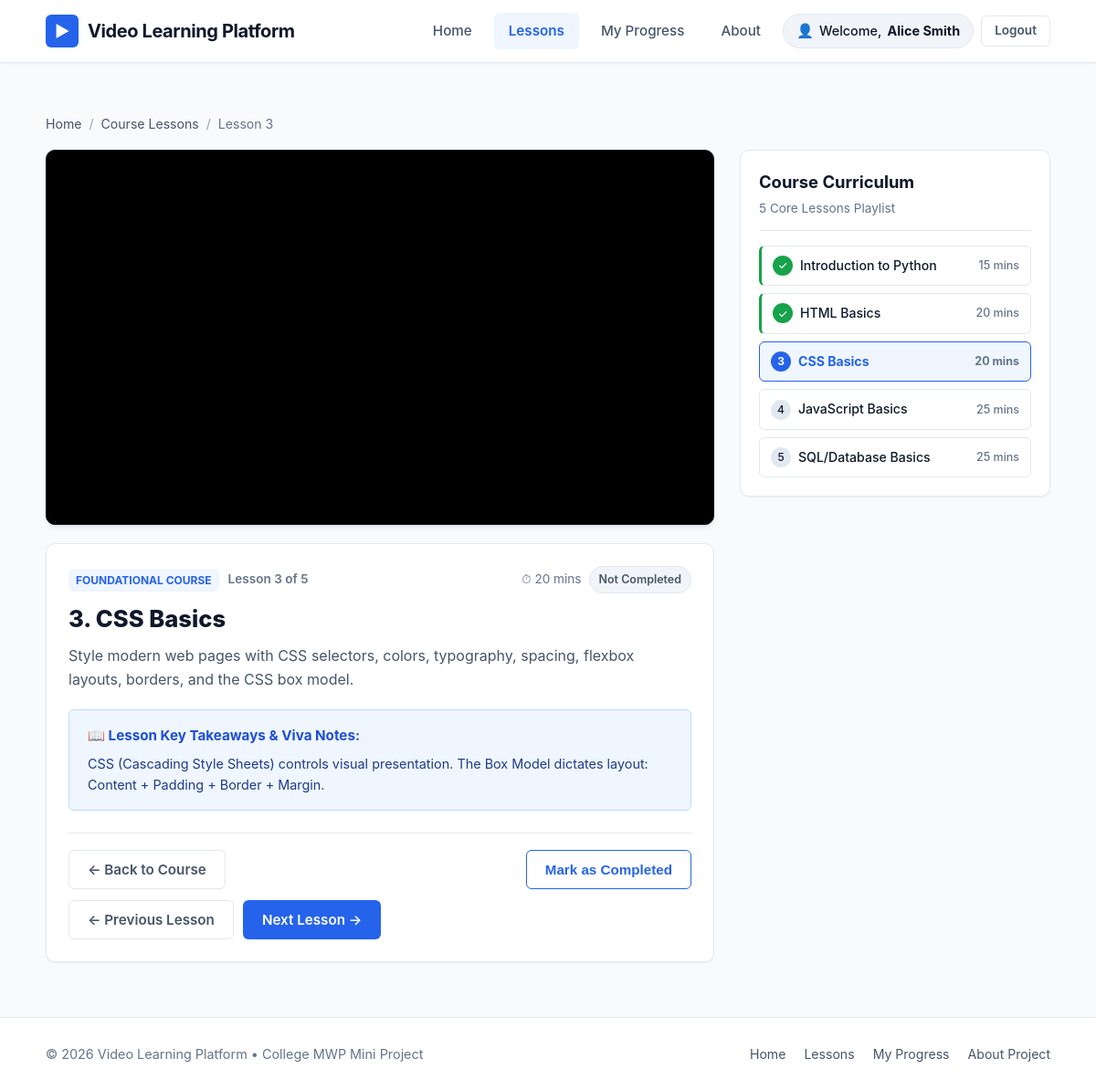
The page /lesson/3 (signed in) on the database its author committed.
### tables this page shows
CREATE TABLE lessons (
            id INTEGER PRIMARY KEY AUTOINCREMENT,
            lesson_number INTEGER UNIQUE NOT NULL,
            title TEXT NOT NULL,
            description TEXT NOT NULL,
            video_id TEXT NOT NULL,
            embed_url TEXT NOT NULL,
            duration TEXT NOT NULL,
            summary_notes TEXT
        );

CREATE TABLE progress (
            id INTEGER PRIMARY KEY AUTOINCREMENT,
            student_id INTEGER NOT NULL,
            lesson_id INTEGER NOT NULL,
            is_completed INTEGER DEFAULT 1,
            completed_at TIMESTAMP DEFAULT CURRENT_TIMESTAMP,
            UNIQUE(student_id, lesson_id),
            FOREIGN KEY (student_id) REFERENCES students (id) ON DELETE CASCADE,
            FOREIGN KEY (lesson_id) REFERENCES lessons (id) ON DELETE CASCADE
        );

### app.py (the view)
@app.route("/lesson/<int:lesson_number>")
@login_required
def lesson_view(lesson_number):
    student_id = session["student_id"]
    lesson = database.get_lesson_by_number(lesson_number, student_id=student_id)
    if not lesson:
        return render_template(
            "404.html",
            error_title="Lesson Not Found",
            error_message=f"Lesson #{lesson_number} does not exist. The platform contains exactly 5 lessons (Lessons 1 to 5)."
        ), 404
    all_lessons = database.get_all_lessons(student_id=student_id)
    return render_template(
        "lesson.html",
        lesson=lesson,
        all_lessons=all_lessons
    )

### app.py (called while the page is built)
def login_required(f):
    @wraps(f)
    def decorated_function(*args, **kwargs):
        if "student_id" not in session:
            flash("Please log in to access this page.", "warning")
            return redirect(url_for("login", next=request.path))
        return f(*args, **kwargs)
    return decorated_function

@app.context_processor
def inject_user():
    return {
        "is_logged_in": "student_id" in session,
        "student_id": session.get("student_id"),
        "student_name": session.get("student_name"),
        "student_email": session.get("student_email")
    }

### database.py (called while the page is built, shortened)
def get_db_connection() -> sqlite3.Connection:
    conn = sqlite3.connect(DB_FILE)
    conn.row_factory = sqlite3.Row
    conn.execute("PRAGMA foreign_keys = ON")
    return conn

def get_all_lessons(student_id: Optional[int] = None) -> List[Dict[str, Any]]:
    conn = get_db_connection()
    cursor = conn.cursor()
    if student_id:
        query = """
            SELECT
                l.id,
                l.lesson_number,
                l.title,
                l.description,
                l.video_id,
                l.embed_url,
                l.duration,
                l.summary_notes,
                COALESCE(p.is_completed, 0) AS is_completed,
                p.completed_at
            FROM lessons l
            LEFT JOIN progress p ON l.id = p.lesson_id AND p.student_id = ?
            ORDER BY l.lesson_number ASC
        """
        rows = cursor.execute(query, (student_id,)).fetchall()
    conn.close()
    return [dict(row) for row in rows]

### templates/lesson.html (shortened to what this page needs)
{% extends "base.html" %}
{% block content %}
<div class="container">
  <nav class="breadcrumb" aria-label="Breadcrumb">
    <a href="{{ url_for('index') }}">Home</a>
    <span class="breadcrumb-separator">/</span>
    <a href="{{ url_for('lessons') }}">Course Lessons</a>
    <span class="breadcrumb-separator">/</span>
    <span>Lesson {{ lesson.lesson_number }}</span>
  </nav>
  <div class="lesson-page-grid">
    <div class="video-section">
      <div class="video-player-container">
        <iframe
          id="mainLessonIframe"
          src="{{ lesson.embed_url }}"
          title="{{ lesson.title }}"
          allow="accelerometer; autoplay; clipboard-write; encrypted-media; gyroscope; picture-in-picture; web-share"
          allowfullscreen>
        </iframe>
      </div>
      <div class="video-meta-card">
        <div class="lesson-top-bar">
          <div style="display: flex; align-items: center; gap: 10px;">
            <span class="course-category-tag" style="margin: 0;">Foundational Course</span>
            <span style="font-size: 0.85rem; color: var(--text-muted); font-weight: 600;">
              Lesson {{ lesson.lesson_number }} of {{ all_lessons|length }}
            </span>
          </div>
          <div style="display: flex; align-items: center; gap: 8px;">
            <span style="font-size: 0.85rem; color: var(--text-muted);">⏱ {{ lesson.duration }}</span>
            <span
              id="lessonStatusBadge"
              class="status-badge {% if lesson.is_completed %}completed{% else %}incomplete{% endif %}">
              {% if lesson.is_completed %}✓ Completed{% else %}Not Completed{% endif %}
            </span>
          </div>
        </div>
        <h1 class="lesson-view-title">{{ lesson.lesson_number }}. {{ lesson.title }}</h1>
        <p class="lesson-view-desc">{{ lesson.description }}</p>
        {% if lesson.summary_notes %}
          <div class="lesson-notes-box">
            <h4>📖 Lesson Key Takeaways &amp; Viva Notes:</h4>
            <p>{{ lesson.summary_notes }}</p>
          </div>
        {% endif %}
        <div class="lesson-controls-bar">
          <a href="{{ url_for('lessons') }}" class="btn btn-secondary" id="btnBackToCourse">
            &larr; Back to Course
          </a>
          <div class="completion-controls">
            <button
              type="button"
              id="btnToggleComplete"
              data-lesson-number="{{ lesson.lesson_number }}"
              class="btn {% if lesson.is_completed %}btn-success{% else %}btn-outline-primary{% endif %}"
              title="{% if lesson.is_completed %}Click to mark as incomplete{% else %}Click to mark as completed{% endif %}">
              {% if lesson.is_completed %}
                <span class="icon">✓</span> Completed
              {% else %}
                Mark as Completed
              {% endif %}
            </button>
          </div>
          <div class="nav-buttons-group">
            {% if lesson.prev_lesson %}
              <a
                href="{{ url_for('lesson_view', lesson_number=lesson.prev_lesson.lesson_number) }}"
                class="btn btn-secondary"
                id="btnPrevLesson"
                title="Go to Lesson {{ lesson.prev_lesson.lesson_number }}: {{ lesson.prev_lesson.title }}">
                &larr; Previous Lesson
              </a>
            {% else %}
              <button class="btn btn-secondary" disabled id="btnPrevLesson" title="You are at the first lesson">
                &larr; Previous Lesson
              </button>
            {% endif %}
            {% if lesson.next_lesson %}
              <a
                href="{{ url_for('lesson_view', lesson_number=lesson.next_lesson.lesson_number) }}"
                class="btn btn-primary"
                id="btnNextLesson"
                title="Go to Lesson {{ lesson.next_lesson.lesson_number }}: {{ lesson.next_lesson.title }}">
                Next Lesson &rarr;
              </a>
            {% else %}
              <button class="btn btn-secondary" disabled id="btnNextLesson" title="You have reached the final lesson">
                Next Lesson &rarr;
              </button>
            {% endif %}
          </div>
        </div>
      </div>
    </div>
    <aside class="lesson-sidebar">
      <div class="lesson-sidebar-card">
        <h3 class="sidebar-title">Course Curriculum</h3>
        <p class="sidebar-subtitle">5 Core Lessons Playlist</p>
        <ul class="sidebar-playlist">
          {% for l in all_lessons %}
            <li
              class="playlist-item {% if l.lesson_number == lesson.lesson_number %}active{% endif %} {% if l.is_completed %}completed{% endif %}"
              data-lesson-number="{{ l.lesson_number }}">
              <a href="{{ url_for('lesson_view', lesson_number=l.lesson_number) }}">
                <div style="display: flex; align-items: center; overflow: hidden; text-overflow: ellipsis; white-space: nowrap;">
                  <span class="playlist-order">
                    {% if l.is_completed %}✓{% else %}{{ l.lesson_number }}{% endif %}
                  </span>
                  <span style="overflow: hidden; text-overflow: ellipsis; white-space: nowrap;">{{ l.title }}</span>
                </div>
                <span style="font-size: 0.78rem; color: var(--text-muted); margin-left: 8px;">{{ l.duration }}</span>
              </a>
            </li>
          {% endfor %}
        </ul>
      </div>
    </aside>
  </div>
</div>
{% endblock %}

### rows shown on the page
lessons: lesson_number "3", duration "20 mins", title "CSS Basics", description "Style modern web pages with CSS selectors, colors, typography, spacing, flexbox layouts, borders, and the CSS box model.", summary_notes "CSS (Cascading Style Sheets) controls visual presentation. The Box Model dictates layout: Content + Padding + Border + Margin."
progress: title "Introduction to Python", duration "15 mins"
progress: title "HTML Basics", duration "20 mins"
lessons: lesson_number "4", title "JavaScript Basics", duration "25 mins"
lessons: lesson_number "5", title "SQL/Database Basics", duration "25 mins"

### other values the page prints
{{ student_name }} "Alice Smith"
{{ all_lessons|length }} "5"
